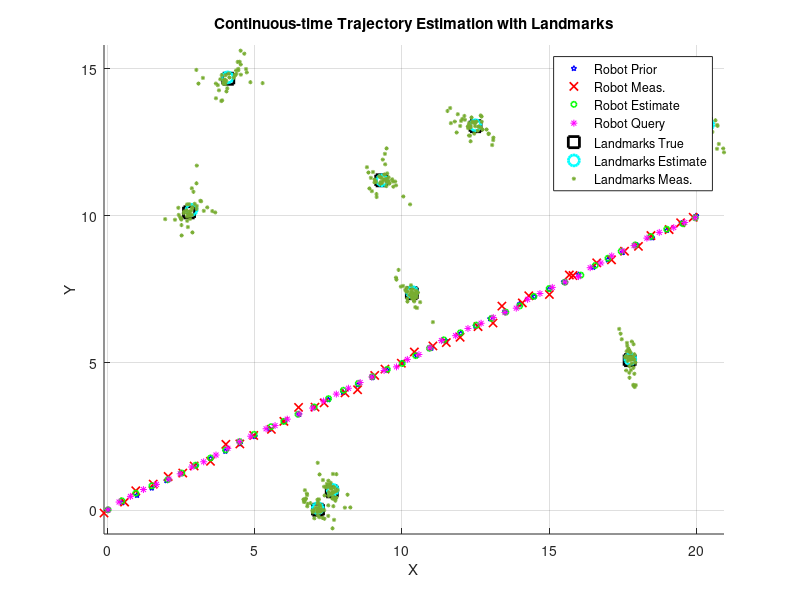

The MATLAB script that drew this image: (Note: this script raises an error after producing the figure.)
%%%%%%%%%%%%%%%%%%%%%%%%%%%%%%%%%%%%%%%%%%%%%%%%%%%%%%%%%%%%%%%%%%%%%%%%%%%
% Continuous-time trajectory estimation with landmarks
% Code by Shunmei Dong
% Email: shunmei.dong@bit.edu.cn
%
% Ref: Anderson, Sean, et al. "Batch nonlinear continuous-time trajectory 
% estimation as exactly sparse Gaussian process regression." Autonomous 
% Robots 39 (2015): 221-238.
%%%%%%%%%%%%%%%%%%%%%%%%%%%%%%%%%%%%%%%%%%%%%%%%%%%%%%%%%%%%%%%%%%%%%%%%%%%

clear; 
close all; 
clc;
rng(0)

%% Parameters
T = 20;              % Total duration
dt = 0.5;            % Sampling interval
time = 0:dt:T;       
N = length(time);

%% Robot True Trajectory (Constant Velocity)
v_x_true = 1;        % m/s
v_y_true = 0.5;      % m/s
true_x   = v_x_true * time;  % True position of the robot
true_y   = v_y_true * time;  

%% Noisy Robot Measurements
sigma_meas = 0.1;   % Measurement noise standard deviation
meas_x     = true_x + sigma_meas*randn(1,N);  % Noisy position measurements
meas_y     = true_y + sigma_meas*randn(1,N);  

%% Landmarks
L = 10;   % Number of landmarks
range_x = [-5, T*v_x_true+5];  % range for landmark generation
range_y = [-5, T*v_y_true+5]; 
landmark_x = (range_x(2)-range_x(1)) * rand(L,1) + range_x(1);  % Random positions of landmarks
landmark_y = (range_y(2)-range_y(1)) * rand(L,1) + range_y(1);  
landmarks_true = [landmark_x, landmark_y];  

%% GP Prior
F = [0 0 1 0;   % State transition matrix
     0 0 0 1;
     0 0 0 0;
     0 0 0 0];
F_d = eye(4) + F * dt;  % Discrete-time approximation

Q_c = 0.1 * eye(2);  % Process noise covariance
Q_d = zeros(4,4);    % Discretized process noise covariance
Q_d(1:2,1:2) = (dt^3/3) * Q_c; 
Q_d(1:2,3:4) = (dt^2/2) * Q_c; 
Q_d(3:4,1:2) = (dt^2/2) * Q_c; 
Q_d(3:4,3:4) = (dt)     * Q_c; 
inv_Q_d = inv(Q_d);  % Inverse of the process noise covariance

%% The Inverse of the Kernel Matrix
F_d_matrix = sparse(4*N, 4*N);  
for i = 1:N
    idx = 4*(i-1) + (1:4);
    F_d_matrix(idx, idx) = speye(4);
    for j = i+1:N
        idx_next = 4*(j-1) + (1:4);
        F_d_matrix(idx_next, idx) = F_d^(j-i);
    end
end
F_d_matrix = tril(F_d_matrix);  % Make the matrix lower triangular

big_inv_Q = kron(speye(N), inv(Q_d));
P_inv_robot = inv(F_d_matrix') * big_inv_Q * inv(F_d_matrix);  % The inverse of the kernel matrix

%% Prior Mean function
X_mean = zeros(4, N);  % Robot state prior mean (position and velocity)
X_mean(:,1) = [0; 0; 1; 0.5];  % Initial prior: position [0,0], velocity [1, 0.5]
for k = 2:N
    X_mean(:,k) = F_d * X_mean(:,k-1);  % Propagate the prior state using the transition model
end
X_mean_vec = reshape(X_mean, 4*N, 1);  % Flatten robot prior mean into a vector

%% Landmarks Prior
L_mean = landmarks_true;  % Landmark prior mean
P_landmark = 100 * eye(2*L);  % Landmark prior covariance
P_inv_landmark = inv(P_landmark);  % Inverse of the landmark prior covariance
L_mean_vec = reshape(L_mean', 2*L, 1);


%% Combined State: z = [robot_states (4N x 1); landmarks (2L x 1)]
z0 = [X_mean_vec; L_mean_vec];

%% Measurement Models
R_robot = sigma_meas^2 * eye(2);  % Robot measurement noise covariance
R_robot_inv = inv(R_robot);       
H_robot = [1 0 0 0;               % Measurement matrix for robot position
           0 1 0 0];              

% Jacobian matrix for robot measurements
G_robot = sparse(2*N, 4*N);
for i = 1:N
    row_idx = 2*(i-1) + (1:2);
    col_idx = 4*(i-1) + (1:4);
    G_robot(row_idx, col_idx) = H_robot;
end

sigma_range = 0.1;  % Standard deviation for range measurements
sigma_bearing = 0.05;  % Standard deviation for bearing measurements
R_landmark = blkdiag(kron(eye(L), sigma_range^2), kron(eye(L), sigma_bearing^2));  % Landmark measurement noise covariance
R_landmark_inv = inv(R_landmark);  % Inverse of the landmark measurement noise covariance

%% Combine Measurement Data
Y_robot = [meas_x; meas_y];  % Combine robot position measurements
Y_robot_vec = reshape(Y_robot, 2*N, 1);

% Generate and combine landmark measurements
Y_landmark = zeros(2*L, N);
for n = 1:N
    x_r = true_x(n);  % True position of the robot at time n
    y_r = true_y(n); 
    for i = 1:L
        dx = landmarks_true(i,1) - x_r;  % Difference in position between robot and landmark
        dy = landmarks_true(i,2) - y_r;  
        range_meas = sqrt(dx^2 + dy^2) + sigma_range*randn;  % Range measurement with noise
        bearing_meas = atan2(dy, dx) + sigma_bearing*randn;  % Bearing measurement with noise
        Y_landmark( (i-1)*2 + 1, n) = range_meas;  % Store range measurement
        Y_landmark( (i-1)*2 + 2, n) = bearing_meas;  % Store bearing measurement
    end
end
Y_landmark_vec = reshape(Y_landmark, 2*L*N, 1);

Y_vec = [Y_robot_vec; Y_landmark_vec];  % Combine all measurements (robot + landmarks)

%% Combined the inverse of the Kernel Matrix for the whole state z
P_inv_comb = blkdiag(P_inv_robot, P_inv_landmark);  % Combine robot and landmark prior precision matrices

%% Jacobian Matrix G for Combined Measurement
G_robot_comb = [G_robot, sparse(2*N, 2*L)];

G_landmark = sparse(2*L*N, 4*N + 2*L);
for n = 1:N
    idx_r = 4*(n-1) + (1:4);  % Robot state indices at time n
    x_r0 = X_mean(1,n);  % position of robot at time n
    y_r0 = X_mean(2,n);
    for i = 1:L
        idx_l = 4*N + 2*(i-1) + (1:2);  % Landmark state indices
        dx = L_mean(i,1) - x_r0;        % difference between robot and landmark
        dy = L_mean(i,2) - y_r0;        
        range_pred = sqrt(dx^2 + dy^2); % Predicted range between robot and landmark
        if range_pred < 1e-6
            range_pred = 1e-6;          % Avoid division by zero if range is too small
        end
        % Compute Jacobian for robot position with respect to range and bearing
        d_range_dx = -dx / range_pred;
        d_range_dy = -dy / range_pred;
        d_bearing_dx = dy/(range_pred^2);
        d_bearing_dy = -dx/(range_pred^2);
        J_r = [d_range_dx, d_range_dy;
               d_bearing_dx, d_bearing_dy];  % Jacobian for robot
        J_l = -J_r;                          % Jacobian for landmark (negative of robot's)

        row_idx = 2*((n-1)*L + (i-1)) + (1:2);  % Row indices for the measurement matrix
        G_landmark(row_idx, idx_r(1:2)) = J_r;  % Fill the Jacobian for robot position
        G_landmark(row_idx, idx_l) = J_l;  % Fill the Jacobian for landmark position
    end
end

% Final combined Jacobian matrix
G = [G_robot_comb;
     G_landmark];

R_inv_robot_big = kron(speye(N), R_robot_inv);  
R_inv_landmark_big = kron(speye(N), R_landmark_inv);  
R_inv_comb = blkdiag(R_inv_robot_big, R_inv_landmark_big);  % Combined inverse covariance matrix

%% Optimization: Gauss-Newton Iteration for Combined State
max_iter = 100;  % Maximum number of iterations
z_op = zeros(4*N+2*L,1);  % Initial guess for the state offset
for iter = 1:max_iter
    z_curr = z0 + z_op;  % Current estimate of the combined state
    x_curr = z_curr(1:4*N);  % Robot states (position and velocity)
    L_curr = z_curr(4*N+1:end);  % Landmarks positions

    h_robot = G_robot * x_curr;  % Robot measurement prediction
    h_landmark = zeros(2*L*N,1);  % Initialize landmark measurement prediction
    for n = 1:N
        idx_r = 4*(n-1)+(1:4);  % Indexes for robot state at time n
        x_r = x_curr(idx_r);  % Current robot state
        x_r_pos = x_r(1);  % Robot x position
        y_r_pos = x_r(2);  % Robot y position
        for i = 1:L
            idx_l = 2*(i-1)+(1:2);  % Indexes for landmark i
            l_i = L_curr(idx_l);  % Current position of landmark i
            dx = l_i(1) - x_r_pos;  % Difference in x between robot and landmark
            dy = l_i(2) - y_r_pos;  % Difference in y between robot and landmark
            range_pred = sqrt(dx^2+dy^2);  % Predicted range between robot and landmark
            bearing_pred = atan2(dy, dx);  % Predicted bearing between robot and landmark
            row_idx = 2*((n-1)*L + (i-1)) + (1:2);  % Index for the measurement row
            h_landmark(row_idx) = range_pred;  % Store range prediction
            h_landmark(row_idx(end)) = bearing_pred;  % Store bearing prediction
        end
    end
    h = [h_robot; h_landmark];  % Combine robot and landmark predictions
    
    r = Y_vec - h;  % Residual
    lhs = P_inv_comb + G' * R_inv_comb * G;  % Left-hand side of the system
    rhs = -P_inv_comb * z_op + G' * R_inv_comb * r;  % Right-hand side of the system

    delta_z = lhs \ rhs;  % Solve for the update in the state
    z_op = z_op + delta_z;  % Update the state offset

    if norm(delta_z) < 1e-6  % Convergence check
        fprintf('Converged at iteration %d\n', iter);
        break;
    end
end

z_hat = z0 + z_op;  % Final estimated state
x_hat_vec = z_hat(1:4*N);  % Estimated robot states
X_hat_full = reshape(x_hat_vec, 4, N)';
L_hat_vec = z_hat(4*N+1:end);  % Estimated landmarks
Landmarks_hat = reshape(L_hat_vec, 2, L)'; 

%% Posterior Covariance Calculation
H = lhs;  % Posterior information matrix
Sigma_full = inv(H);  % Posterior covariance matrix (inverse of information matrix)

%% Query the Trajectory for Robot States (GP Interpolation)
t_query = linspace(0, T, 50);  % Query times for interpolation
x_query = zeros(length(t_query), 4);
cov_query = zeros(length(t_query), 4, 4);

for iq = 1:length(t_query)
    tau = t_query(iq);  % Query time
    % Find the nearest time slot [t_n, t_{n+1}]
    idx_n = find(time <= tau, 1, 'last');  % Nearest time index before tau
    if idx_n >= N
        idx_n = N-1;  % Prevent out-of-bounds
    end
    idx_nplus = idx_n + 1;  % Next time index
    dt_frac = tau - time(idx_n);  % Fractional time difference

    % Calculate the prior mean at time tau
    Phi_partial = eye(4) + F * dt_frac;
    x_check_tau = Phi_partial * X_mean(:, idx_n);
    
    % Compute Lambda and Psi for the interpolation
    ratio = dt_frac / dt;
    Q_tau = ratio * Q_d;
    Phi_nplus_tau = eye(4) + F * (dt - dt_frac);
    Psi_tau = Q_tau * Phi_nplus_tau' * inv_Q_d;
    Lambda_tau = Phi_partial - Psi_tau * F_d;
    
    % Use the deviations at the two adjacent times
    xhat_n = X_hat_full(idx_n, :)';  % Estimated state at time n
    xmean_n = X_mean(:, idx_n);  % Prior mean state at time n
    dx_n = xhat_n - xmean_n;  % Deviation at time n
    
    xhat_nplus = X_hat_full(idx_nplus, :)';  % Estimated state at time n+1
    xmean_nplus = X_mean(:, idx_nplus);  % Prior mean state at time n+1
    dx_nplus = xhat_nplus - xmean_nplus;  % Deviation at time n+1
    
    % Compute the correlation term for the trajectory at time tau
    corrTerm = [Lambda_tau, Psi_tau] * [dx_n; dx_nplus];
    x_hat_tau = x_check_tau + corrTerm;  % Interpolated state at tau
    x_query(iq,:) = x_hat_tau';  % Store the interpolated state

    % Compute the covariance matrix at time tau
    Cov_tau = Sigma_full(4*(idx_n-1)+(1:4), 4*(idx_n-1)+(1:4));  % Covariance at tau
    cov_query(iq, :, :) = Cov_tau;  % Store the covariance matrix
end

%% Visualization
figure; hold on; grid on; axis equal;
% Plot the robot's prior trajectory
plot(X_mean(1,:), X_mean(2,:), 'bpentagram','MarkerSize',4, 'LineWidth',1);
% Plot the robot's position measurements
plot(meas_x,  meas_y,  'rx','MarkerSize',6, 'LineWidth',1.2);
% Plot the robot's estimated trajectory
plot(X_hat_full(:,1), X_hat_full(:,2), 'go','MarkerSize',4, 'LineWidth',1.2);
% Plot the interpolated query trajectory
plot(x_query(:,1), x_query(:,2), 'm*','MarkerSize',5, 'LineWidth',0.5);
% Plot the true landmarks
plot(landmarks_true(:,1), landmarks_true(:,2), 'ks','MarkerSize',8, 'LineWidth',2);
% Plot the estimated landmarks
plot(Landmarks_hat(:,1), Landmarks_hat(:,2), 'co','MarkerSize',8, 'LineWidth',2);

% Plot the measured landmarks
for n = 1:N
    x_r = true_x(n);  % True position of the robot at time n
    y_r = true_y(n);  % True position of the robot at time n
    for i = 1:L
        dx = landmarks_true(i,1) - x_r;  % Difference in position between robot and landmark
        dy = landmarks_true(i,2) - y_r;  % Difference in position between robot and landmark
        range_meas = sqrt(dx^2 + dy^2) + sigma_range*randn;  % Range measurement with noise
        bearing_meas = atan2(dy, dx) + sigma_bearing*randn;  % Bearing measurement with noise

        % Convert range and bearing measurements to cartesian coordinates
        x_l_meas = x_r + range_meas * cos(bearing_meas);  % x-coordinate of measured landmark
        y_l_meas = y_r + range_meas * sin(bearing_meas);  % y-coordinate of measured landmark

        % Plot the measured landmarks with purple crosses
        plot(x_l_meas, y_l_meas, '*','MarkerSize',3, 'LineWidth',0.5, 'Color', "#77AC30");
    end
end

legend('Robot Prior','Robot Meas.','Robot Estimate','Robot Query','Landmarks True','Landmarks Estimate','Landmarks Meas.');
xlabel('X'); ylabel('Y');
title('Continuous-time Trajectory Estimation with Landmarks');

%% Plot Error Ellipses for Query Trajectory Points (2σ)
% Plot the error ellipses for the estimated points
for n = 1:N
        idx_xy = 4*(n-1) + (1:2);  % Indexes for the x and y positions of the robot
        Cov_xy = Sigma_full(idx_xy, idx_xy);  % Covariance matrix for robot position
        mu_xy  = X_hat_full(n,1:2);  % Estimated position of the robot
        draw_ellipse(mu_xy, Cov_xy, 2, 'r', 0.07);  % 2σ ellipse with low transparency
end

% Plot the error ellipses for the query points
for iq = 1:length(t_query)
    mu_query = x_query(iq, :);  % Query point position
    Cov_query = squeeze(cov_query(iq, :, :));  % Covariance of the query point
    draw_ellipse(mu_query, Cov_query(1:2, 1:2), 2, 'r', 0.2);
end

% Plot the error ellipses for the landmarks
for i = 1:L
    idx_l = 4*N + 2*(i-1) + (1:2);  % Indexes for the landmark positions
    Cov_l = Sigma_full(idx_l, idx_l);  % Covariance matrix for landmark
    mu_l  = Landmarks_hat(i,:);  % Estimated landmark position
    draw_ellipse(mu_l, Cov_l, 2, 'b', 0.2);
end


%% Draw Ellipse Function
function draw_ellipse(mu, Sigma, nSigma, colorStr, alphaVal)
    if nargin < 3, nSigma = 1; end  % Default number of sigma for ellipse
    if nargin < 4, colorStr = 'b'; end  % Default color of the ellipse
    if nargin < 5, alphaVal = 0.2; end  % Default transparency of the ellipse

    Sigma = (Sigma + Sigma')/2;
    Sigma = full(Sigma);

    [U,S,~] = svd(Sigma);  % Perform Singular Value Decomposition on the covariance matrix

    angles = linspace(0, 2*pi, 100);  % Create angles for the ellipse
    circle = [cos(angles); sin(angles)];  % Parametrize the unit circle

    ellipse = U * sqrt(S) * circle * nSigma;  % Scale and rotate the unit circle to form the ellipse
    X_ellipse = mu(1) + ellipse(1,:);  % X coordinates of the ellipse
    Y_ellipse = mu(2) + ellipse(2,:);  % Y coordinates of the ellipse

    fill(X_ellipse, Y_ellipse, colorStr, ...  % Plot the ellipse
         'FaceAlpha', alphaVal, ...  
         'EdgeColor', colorStr, ...  
         'LineWidth', 1.0,'HandleVisibility','off');
end
